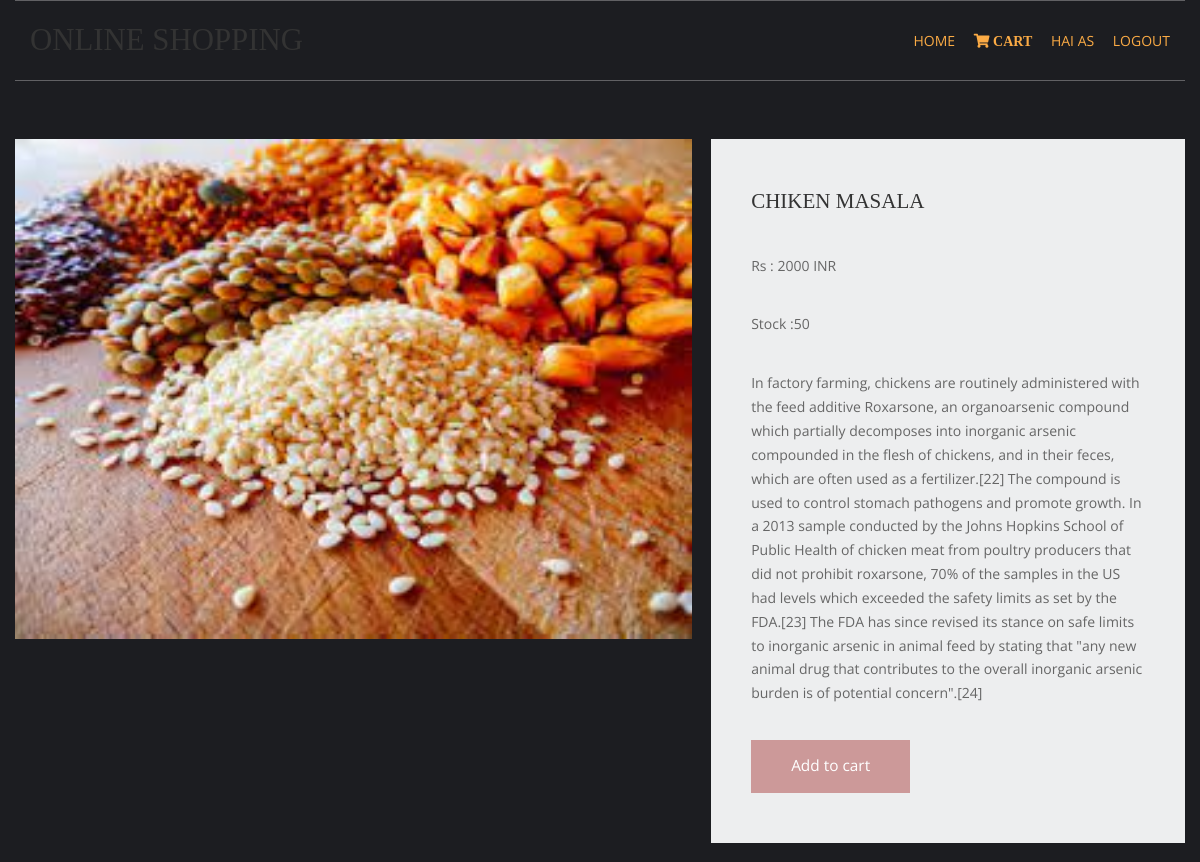
Page /chicken/chiken-masala (signed in) on the committed database.
### shopapp/models.py (models this page shows, shortened)
class product(models.Model):
    name=models.CharField(max_length=225,unique=True)
    slug=models.SlugField(max_length=225,unique=True)
    img=models.ImageField(upload_to='product')
    des=models.TextField()
    stock=models.IntegerField()
    available=models.BooleanField()
    price=models.IntegerField()
    cata=models.ForeignKey(catag,on_delete=models.CASCADE)

### shopapp/views.py (the view)
# urls.py: path('<slug:slugs>/<slug:prdslug>',views.prddetails,name='detail'),
def prddetails(requst,slugs,prdslug):
    try:
        prod=product.objects.get(cata__slug=slugs,slug=prdslug)
    except Exception as e:
        raise e
    return render(requst,'item.html',{'pr':prod})

### carts/context_processor.py (called while the page is built)
def count(request):
    itemcount=0;
    if 'admin' in request.path:
        return {}
    else:
        try:
           ct=cartlist.objects.filter(cartid=cartidd(request))
           cti=item.objects.all().filter(cart=ct[:1])
           for c in cti:
               itemcount+=c.qlt
        except cartlist.DoesNotExist:
            itemcount=0
        return dict(its=itemcount)

### carts/views.py (called while the page is built)
def cartidd(request):
    cid=request.session.session_key
    if not cid:
        cid=request.session_create()
    return cid

### templates/item.html (shortened to what this page needs)
{% extends 'base.html' %}
{% load static %}
{% block content %}
    <link href="{% static 'pr/fontawesome/css/all.min.css'%}" rel="stylesheet" />
    <link href="{% static 'pr/css/templatemo-comparto.css'%}" rel="stylesheet" />
</head>
<body>
  <br><br>
        <section class="tm-mb-1" id="about">
            <div class="tm-row tm-about-row">
                <div class="tm-section-1-l">
                    <img src="{{pr.img.url}}" alt="About image" class="tm-img-responsive" style="width:700;height:500;">
                </div>
                <article class="tm-section-1-r tm-bg-color-8">
                    <h2 class="tm-mb-2 tm-title-color">{{pr.name}}</h2>
                    <p>Rs  : {{pr.price}} INR</p>
                     <p>Stock :{{pr.stock}}</p>
                     <p>{{pr.des}}</p>
{% if pr.stock <= 0 %}
                    <h1 style="color:red;">OOOPS OUT OFSTOCK!</h1>
                        {% else %}
                    <a href="{% url 'addcarts' pr.id %}" class="tm-btn tm-btn-1 tm-link-to-services">Add to cart</a>
  {% endif %}
                </article>
            </div>
        </section>
{% endblock %}

### static/hm/layout/styles/layout.css (style rules this page uses)
*, *::before, *::after { transition:all .3s ease-in-out; }
body { color:#A5A6AA; background-color:#1C1D21; }
a { color:#FBAB45; }

### static/pr/css/templatemo-comparto.css (style rules this page uses)
*, *::before, *::after { box-sizing: border-box; outline: none; }
ul, h1, h2, h3, h4, p, figure { padding: 0; margin: 0; }
body { font-family: 'Open Sans', Arial, sans-serif; font-size: 18px; overflow-x: hidden; padding-left: 15px; padding-right: 15px; margin: 0; }
h2 { font-size: 1.5rem; }
a { transition: all 0.3s ease; text-decoration: none; }
p { color: #666; line-height: 1.7; margin-bottom: 35px; }
h1, h2, h3, h4, h5, h6 { color: #333; }
.tm-mb-1 { margin-bottom: 20px; }
.tm-mb-2 { margin-bottom: 40px; }
.tm-bg-color-8 { background-color: #EDEEEF; }
.tm-img-responsive { max-width: 100%; height: auto; }
.tm-section-1-l { width: 57.85%; margin-right: 1.65%; }
.tm-section-1-r { padding: 50px 40px; width: 40.5%; }
.tm-row { display: flex; }
.tm-btn { display: inline-block; padding: 15px 40px; font-size: 1.1rem; border: none; background-color: #CC9999; color: white; }
a { color: #666; }

### static/hm/layout/styles/framework.css (style rules this page uses)
html { overflow-y:scroll; overflow-x:hidden; }
html, body { margin:0; padding:0; font-size:14px; line-height:1.6em; }
*, *::before, *::after { box-sizing:border-box; }
a { outline:none; text-decoration:none; }
img { width:auto; max-width:100%; height:auto; margin:0; padding:0; border:none; line-height:normal; vertical-align:middle; }
body, input, textarea, select { font-family:Verdana, Geneva, sans-serif; }
h1, h2, h3, h4, h5, h6, .heading { font-family:Georgia, "Times New Roman", Times, serif; }
::placeholder { opacity:1; }
h1, h2, h3, h4, h5, h6, .heading { margin:0 0 20px 0; font-size:1.4rem; line-height:normal; font-weight:normal; text-transform:uppercase; }
address, article, aside, figcaption, figure, footer, header, main, nav, section { display:block; margin:0; padding:0; }

### rows in the picture
product: img (picture), name "CHIKEN MASALA", price "2000", stock "50", des "In factory farming, chickens are routinely administered with the feed additive Roxarsone, an organoarsenic compound which partially decomposes into inorganic arsenic compounded in the flesh of chickens, and in their feces, which are often used as a fertilizer.[22] The compound is used to control stomach pathogens and promote growth. In a 2013 sample conducted by the Johns Hopkins School of Public Health of chicken meat from poultry producers that did not prohibit roxarsone, 70% of the samples in the US had levels which exceeded the safety limits as set by the FDA.[23] The FDA has since revised its stance on safe limits to inorganic arsenic in animal feed by stating that \"any new animal drug…"

### other values in the picture
{{ request.session.username }} "AS"
